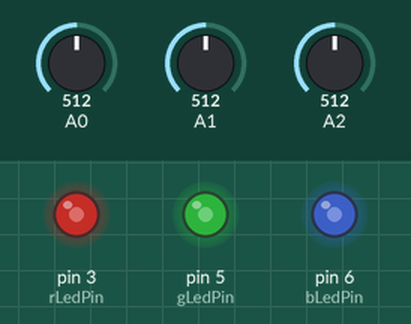
The sketch below on a simulated Arduino Uno, built with avr-gcc and run on an emulated ATmega328P. Parts: output pins drawn as LEDs (lit = HIGH). The test bench sets the inputs (shaded band); at power-on: A0 = 512, A1 = 512, A2 = 512.

Above: at 7.4 s.
7.5 s: A0 set to 716
At 8.0 s:
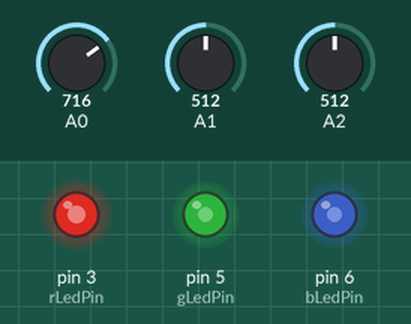
9.0 s: A1 set to 716
At 9.3 s:
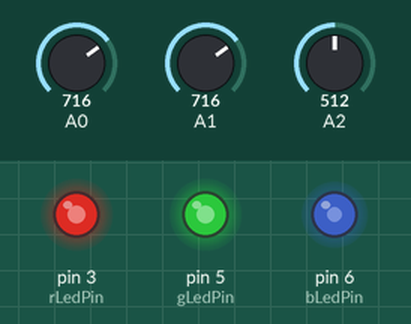
10.5 s: A2 set to 716
At 11.3 s:
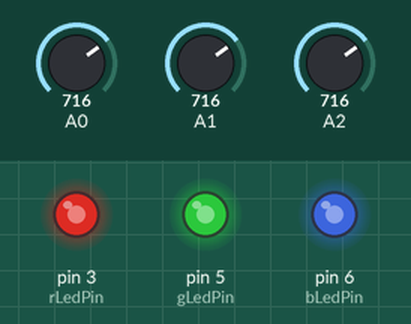
12.0 s: A0 set to 900
At 12.6 s:
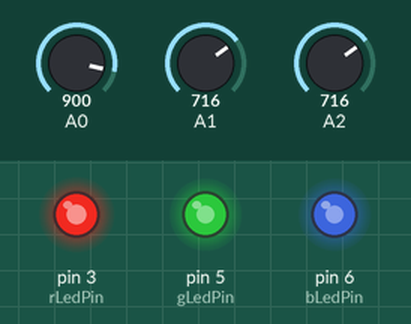
13.5 s: A2 set to 900
At 13.8 s:
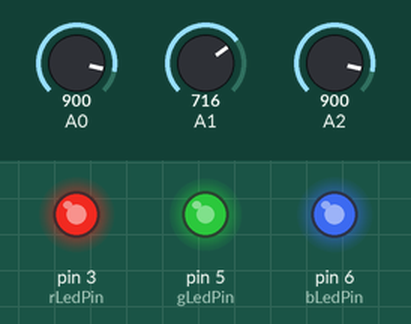
15.0 s: A1 set to 511
At 16.3 s:
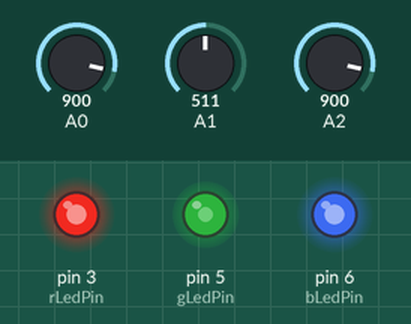
Timing chart, 0 to 17.5 s (numbered marks = the images above; inputs shaded):
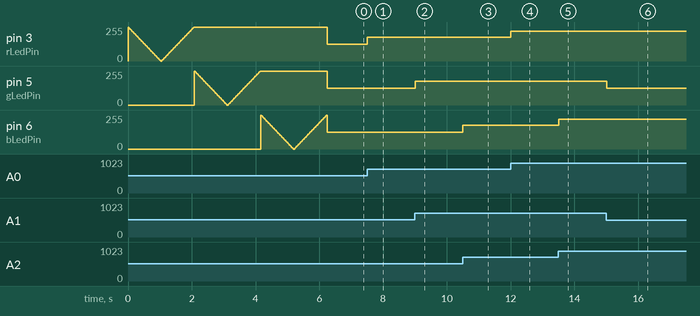

Measured:
- after the input at 7.5 s, pin 3 (rLedPin): 127/255 → 178/255 at once
- after the input at 9.0 s, pin 5 (gLedPin): 127/255 → 178/255 at once
- after the input at 10.5 s, pin 6 (bLedPin): 127/255 → 178/255 at once
- after the input at 12.0 s, pin 3 (rLedPin): 178/255 → 224/255 at once
- after the input at 13.5 s, pin 6 (bLedPin): 178/255 → 224/255 at once
- after the input at 15.0 s, pin 5 (gLedPin): 178/255 → 127/255 at once

The sketch:

Ex06_RGBControl.ino
```cpp
/*
  Blink an External LED

  Behavior:
  Fades LED up and then down in brightness.

  Circuit:
  * Pin A0: Attach center lead of a potentiometer to pin A0. Attach the left lead
    to 5V and right lead to GND.
  * Pin A1: Attach center lead of a potentiometer to pin A1. Attach the left lead
    to 5V and right lead to GND.
  * Pin A2: Attach center lead of a potentiometer to pin A2. Attach the left lead
    to 5V and right lead to GND.
  * Pin 3: R leg of RGB LED, cathode to microcontroller, 220 Ohm resistor from
    cathode to ground
  * Pin 5: G leg of RGB LED, cathode to microcontroller, 180 Ohm resistor from
    cathode to ground
  * Pin 6: B leg of RGB LED, cathode to microcontroller, 180 Ohm resistor from
    cathode to ground

   _________
  |	    |      potentiometer
  |         |     ----------|5V+
  |    	  A2|-----| (+) |
  |  	    |     ----------|l> GND
  | Arduino |
  |	    |      potentiometer
  |         |     ----------|5V+
  |    	  A1|-----| (+) |
  |  	    |     ----------|l> GND
  |         |
  |	    |      potentiometer
  |         |     ----------|5V+
  |    	  A0|-----| (+) |
  |  	    |     ----------|l> GND
  |	    |
  |         |
  |    	    |    LED     330 Ohm
  |    PIN 6|----(|<)----/\/\/\----|
  |         |                      |
  |    	    |    LED     330 Ohm   |
  |    PIN 5|----(|<)----/\/\/\----|------| 5V
  |	    |                      |
  |    	    |    LED     330 Ohm   |
  |    PIN 3|----(|<)----/\/\/\----|
  |_________|

  Based on Example Code included w/ Arduino 1.0.5.

 http://arduino.cc/en/Tutorial/Fading
 http://arduino.cc/en/Tutorial/PWM

 Adapted for an RGB LED by Carlyn Maw Apr 2014

 */
//where the led is
const int rLedPin = 3;
const int gLedPin = 5;
const int bLedPin = 6;

const int rSensor = A0;
const int gSensor = A1;
const int bSensor = A2;

int delayVar = 20;


// the setup routine runs once when you press reset:
void setup()   {
  //Test LEDs
  fadeUp(rLedPin, delayVar);
  fadeDown(rLedPin, delayVar);
  fadeUp(gLedPin, delayVar);
  fadeDown(gLedPin, delayVar);
  fadeUp(bLedPin, delayVar);
  fadeDown(bLedPin, delayVar);
}

// the loop() method runs over and over again,
// as long as the Arduino has power
void loop()
{

updateLED(rLedPin, rSensor);
updateLED(gLedPin, gSensor);
updateLED(bLedPin, bSensor);
delay(10);

}

void updateLED(int myLedPin, int mySensorPin) {
  //get the analog pin reading
  int sensorValue = analogRead(mySensorPin);
  //write to the led the sensor value with an inverted
  //mapping because the LED is common anode
  analogWrite(myLedPin, map(sensorValue, 0, 1023, 0, 255));
}


void fadeDown(int myPin, int myDelay) {
  for (int fadeValue = 255 ; fadeValue >= 0; fadeValue -= 5) {
    // sets the value (range from 0 to 255):
    analogWrite(myPin, 255 - fadeValue);
    // wait for 30 milliseconds to see the dimming effect
    // the delay turns the behavior into human scale.
    delay(myDelay);
  }
}

void fadeUp(int myPin, int myDelay) {
  for (int fadeValue = 0 ; fadeValue <= 255; fadeValue += 5) {
    // sets the value (range from 0 to 255):
    analogWrite(myPin, 255 - fadeValue);
    // wait for 30 milliseconds to see the dimming effect
    // the delay turns the behavior into human scale.
    delay(myDelay);
  }
}
```
